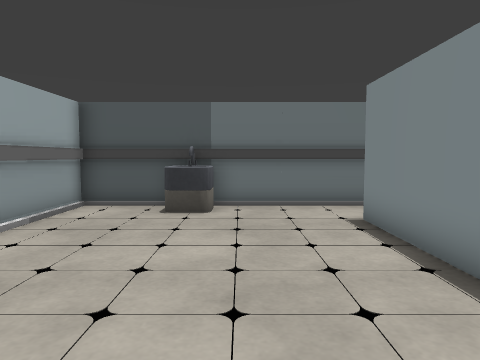
View 1 (above)

12 first-person views from a walk through a 3-D level made in the Unity game engine. The camera is 0.72 m above the floor, tilts 4° down and sees 70° across. The floor is counted in squares, 0.5 m on a side. Each view is taken from the middle of a square. On the plan, view 1 faces up. The plan holds only what a view shows up to about 15 squares ahead; the rest is blank. The player character is not drawn. Door leaves are left out, so doorways stand open.

View 2
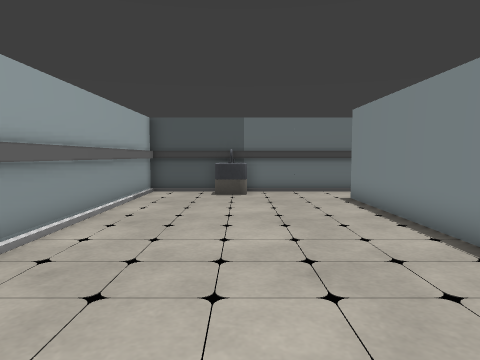

View 3
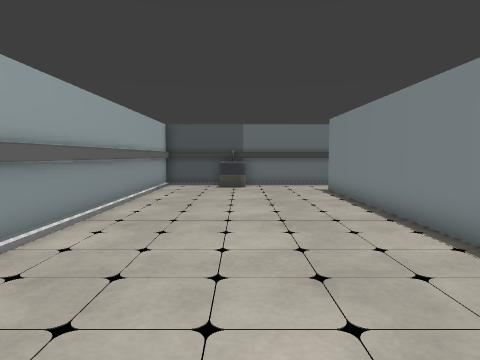

View 4
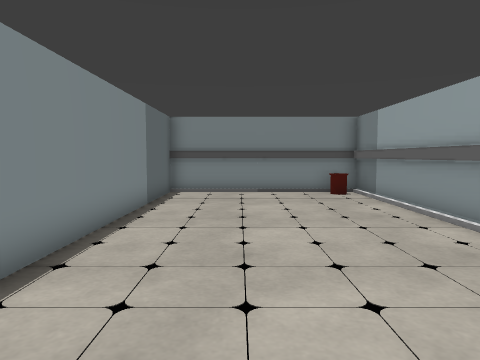

View 5
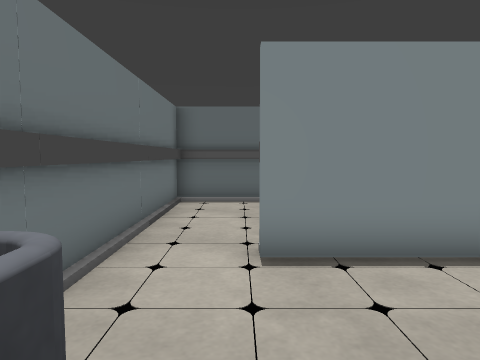

View 6
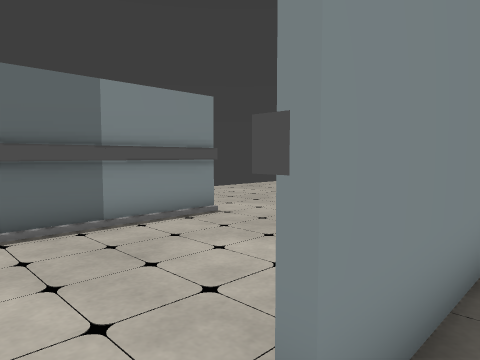

View 7
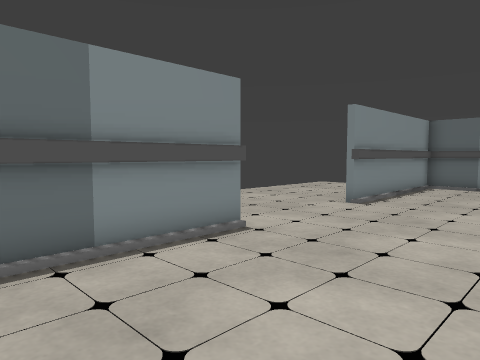

View 8
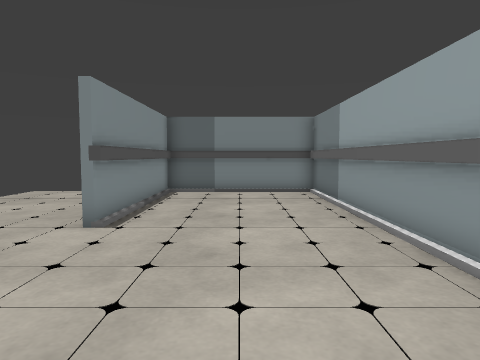

View 9
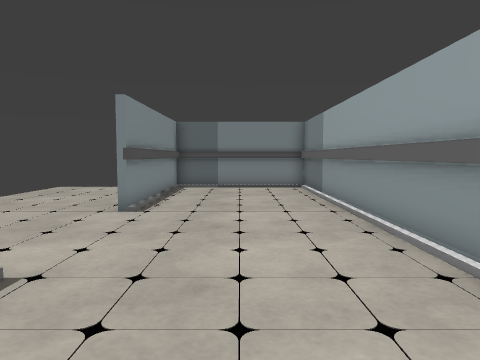

View 10
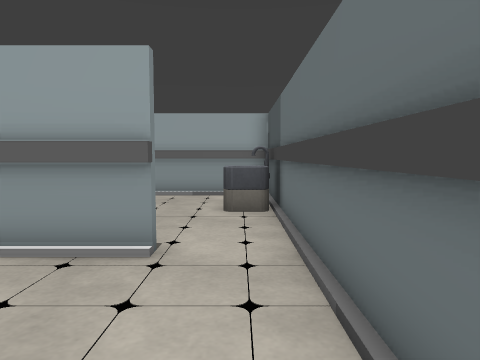

View 11
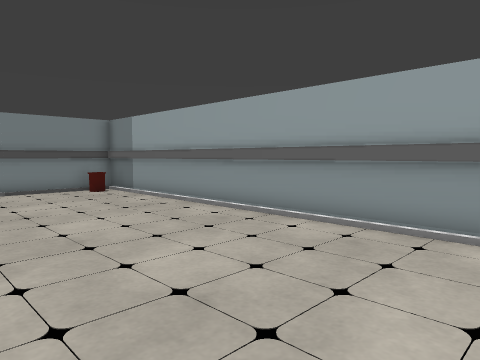

View 12
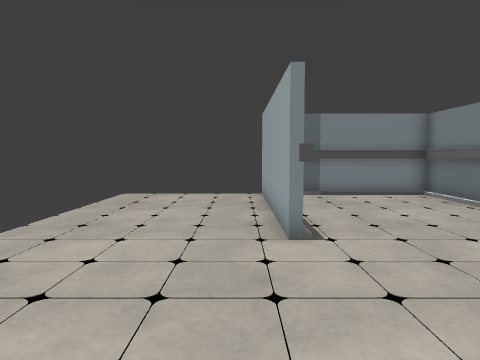

### Floor plan
Points are (right, up) in squares from view 1. A wall is a line through its corners. A room is listed if a view was taken in it or the views show most of it. See-through windows are left out.
Room 1 (views 1, 2, 3, 4, 5, 6, 11)
walls: (3, 10) (-4.7, 10) (-4.7, -8.8) (2.8, -8.8) (2.8, 7.7)
ways out: open door at (3, 8.5) to room 2
objects: other object (-4, -8); other object (-2, 9) to (-1, 9)
Room 2 (views 7, 8, 9, 10)
walls: (3, 3) (3, -8.8) (8.8, -8.8) (8.8, -1.8); (9, 3) (9, 10) (3, 10); (3, 7.7) (3, 5.4); (9, -8.8) (9, -1.8)
ways out: open door at (3, 8.5) to room 1; open door at (9, 1) to room 3
Room 3 (view 12)
walls: (9.2, -1.8) (9.2, -9.1)
ways out: open door at (9, 1) to room 2

Positions as (right, up) in squares from view 1, and headings:
1: (0, 0), facing up
2: (-1, -4), facing up
3: (-1, -7), facing up
4: (0, 5), facing down
5: (-2, 8), facing right
6: (2, 9), facing down-right
7: (4, 8), facing down-right
8: (6, 5), facing down
9: (6, 7), facing down
10: (8, 9), facing left
11: (2, 6), facing down-left
12: (10, 4), facing down
